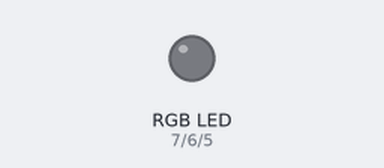
The sketch below on a simulated Arduino Uno, built with avr-gcc and run on an emulated ATmega328P. Parts: an RGB LED mixed from three pins (HIGH = lit).

Above: at 0.3 s.
At 1.2 s:
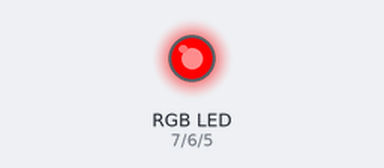
At 2.4 s:
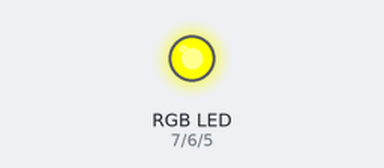
At 3.3 s:
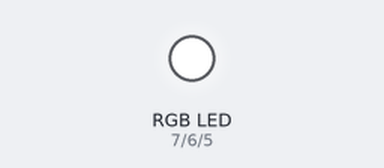
At 5.1 s:
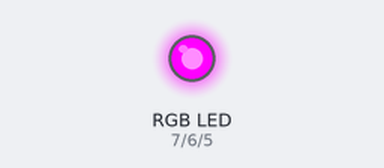
At 7.5 s:
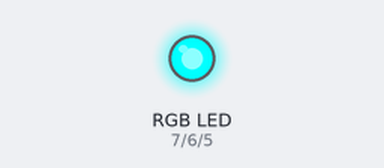
Timing chart, 0 to 8.3 s (numbered marks = the images above):
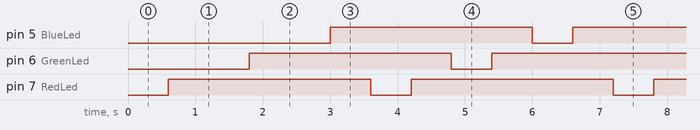

The sketch:

RGB_Controlling.ino
```cpp
/* -------------------------------------------------|
 *        Application: Controlling the RGB LED      |
 * -------------------------------------------------|
 *            Hardware Configuration:               |
 *------------------------------------------------- |
 *  Pin 7: Cathode of RED LED                       |
 *  Pin 6: Cathode of Green LED                     |
 *  Pin 5: Cathode of Blue LED                      |
 *  5V   : Anode Pin of LED                         |
 *  ------------------------------------------------|
 *            Author: Kamini Singh                  |
 *              Version: 1.0.0                      |
 *  ------------------------------------------------|
 *        Code Reviewed By : Abhishek Nair          |
 *--------------------------------------------------
 */

////////////////////Code Begins/////////////////////
///////////////////Configurations/////////////////////
#define RedLed 7
#define GreenLed 6
#define BlueLed 5

#define wait 600
////////////////////////////////////////////////////

void setup() {
  pinMode(RedLed,OUTPUT);    //configuring the RedLed as Output device
  pinMode(GreenLed,OUTPUT); //configuring the greenLed as Output device
  pinMode(BlueLed,OUTPUT); //configuring the BlueLed as Output device
}

void loop() {

	digitalWrite(RedLed,0); //turning the RedLed on
	delay(wait);
	digitalWrite(RedLed,1); //turning the RedLed off
	delay(wait);

	digitalWrite(GreenLed,0); //turning the GreenLed on
	delay(wait);
	digitalWrite(GreenLed,1); //turning the GreenLed off
	delay(wait);

	digitalWrite(BlueLed,0); //turning the BlueLed on
	delay(wait);
	digitalWrite(BlueLed,1); //turning the BlueLed off
	delay(wait);
}
```

Measured:
- by itself, pin 5 (BlueLed), pin 6 (GreenLed), pin 7 (RedLed): alternates HIGH for 3.0 s and LOW for 0.60 s
